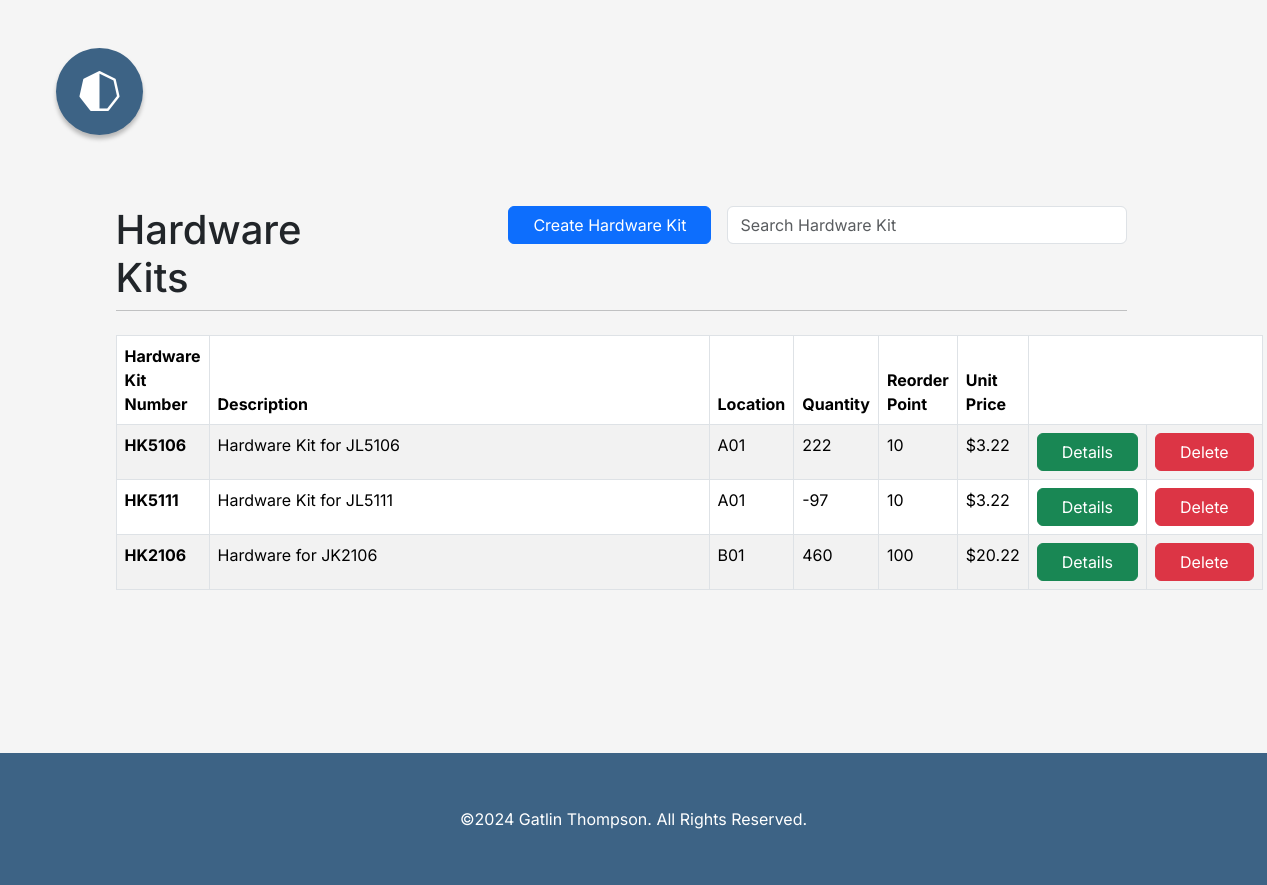
Page /partsdb/hardwarekit/ (signed in) on the committed database.
### partsdatabase/models.py (models this page shows, shortened)
class HardwareKit(models.Model):
    name = models.CharField(max_length=20, unique=True)
    description = models.TextField(max_length=500)
    location = models.CharField(max_length=10)
    quantity = models.IntegerField(default=0)
    reorder_quantity = models.PositiveIntegerField()
    unit_price = models.DecimalField(decimal_places=2, max_digits=20)
    hardware = models.ManyToManyField(Hardware, through='HardwareKitAssembly')
    part = models.ManyToManyField(Part, through='PartHKAssembly')

### partsdatabase/views.py (the view)
# urls.py: path('hardwarekit/', views.hardwarekit, name='hardwarekit'),
@login_required
def hardwarekit(request):
    hardware_kits = HardwareKit.objects.all()
    return render(request, 'partsdatabase/hardwarekit/hardwarekit.html', {'hardware_kits': hardware_kits})

### partsdatabase/templates/partsdatabase/hardwarekit/hardwarekit.html (shortened to what this page needs)
{% extends 'partsdatabase/componets/base.html' %}
{% load static %}
{% block body %}
    <section class="container-fluid row mt-5">
        <div class="col-xl-10 col-12 mx-auto">
            <div class="col-12 d-flex align-content-end ">
                <div class="col-3">
                   <h1 class="m-0">Hardware Kits</h1>
                </div>
                <div class="ms-auto col search-box">
                    {% if user.is_staff %}
                    <div>
                        <a href="{% url 'partsdatabase:create_harwarekit' %}" class="btn btn-primary px-4">Create Hardware Kit</a>
                    </div>
                    {% endif %}
                     <div>
                         <form onsubmit="return false" class="flex-fill">
                            <input type="search" placeholder="Search Hardware Kit" name="search_item_input" id="search_item_input" class="form-control">
                        </form>
                     </div>
                </div>
            </div>
            <hr class="mt-2 mb-4">
            <table class="table table-bordered table-striped col-11 mx-auto">
                <thead>
                    <tr>
                        <th>Hardware Kit Number</th>
                        <th>Description</th>
                        <th>Location</th>
                        <th>Quantity</th>
                        <th>Reorder Point</th>
                        <th>Unit Price</th>
                        <th colspan="2">
                        </th>
                    </tr>
                </thead>
                <tbody>
                    {% for hardware_kit in hardware_kits %}
                        <tr class="item-db-row" data-part-number="{{ hardware_kit.name }}">
                            <td><strong>{{ hardware_kit.name }}</strong></td>
                            <td class="table-no-overflow">
                                {{ hardware_kit.description }}
                            </td>
                            <td>{{ hardware_kit.location }}</td>
                            <td>{{ hardware_kit.quantity }}</td>
                            <td>{{ hardware_kit.reorder_quantity }}</td>
                            <td>${{ hardware_kit.unit_price }}</td>
                            <td>
                                <div class="w-100 d-flex justify-content-center">
                                    <a href="{% url 'partsdatabase:details_hardwarekit' hardware_kit.id %}" class="btn btn-success px-4">Details</a>
                                </div>
                            </td>
                            {% if user.is_staff %}
                            <td>
                                <div class="w-100 d-flex justify-content-center">
                                    <button class="btn btn-danger px-4"
                                            data-submit-link="{% url 'partsdatabase:delete_hardwarekit' hardware_kit.id %}"
                                            onclick="deleteItem({{ hardware_kit.id }}, `{{ hardware_kit.name }}`, this)">
                                        Delete
                                    </button>
                                </div>
                            </td>
                            {% endif %}
                        </tr>
                    {% endfor %}
                </tbody>
            </table>
        </div>
    </section>
{% endblock %}

### partsdatabase/static/style/style.css (style rules this page uses)
:root { --dark-blue: #3D6385; --gray: #D0D0D0; --white: #FFF; --light-gray: #F5F5F5; --light-blue: #51BDD4; --darker-red: #D23434; --bland-green: #6BCA74; --bladn-gray: #F9F9F9; --hot-pink: #e670bd; box-sizing: border-box; font-size: 16px; margin: 0; padding: 0; }
body { background-color: var(--light-gray); display: flex; flex-flow: column nowrap; }
.table-no-overflow { white-space: nowrap; overflow: hidden; text-overflow: ellipsis; min-width: 500px; }
.search-box { display: flex; gap: 16px; justify-content: end; align-content: center; }
.search-box > div > form { min-width: 400px; }

### rows in the picture
HardwareKit: name "HK5106", description "Hardware Kit for JL5106", location "A01", quantity "222", reorder_quantity "10", unit_price "3.22"
HardwareKit: name "HK5111", description "Hardware Kit for JL5111", location "A01", quantity "-97", reorder_quantity "10", unit_price "3.22"
HardwareKit: name "HK2106", description "Hardware for JK2106", location "B01", quantity "460", reorder_quantity "100", unit_price "20.22"
